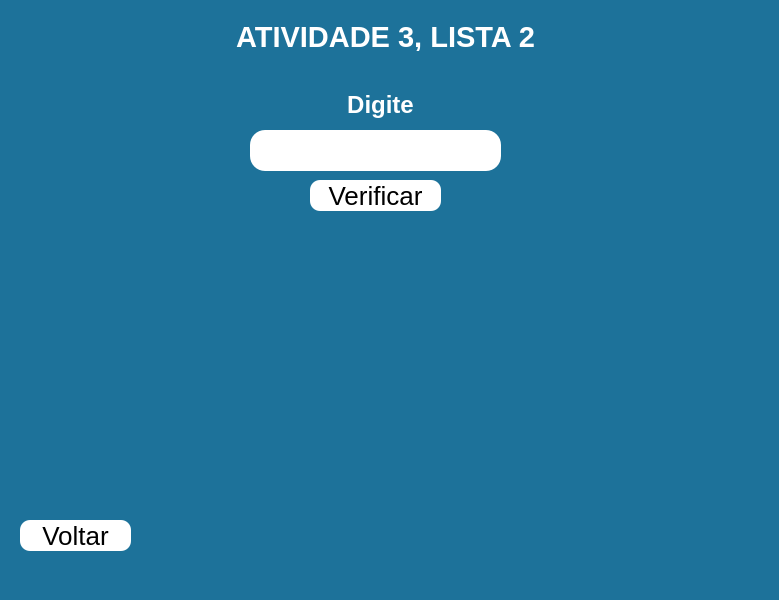
<?xml version="1.0" encoding="UTF-8"?>
<ui version="4.0">
 <class>MainWindow</class>
 <widget class="QMainWindow" name="MainWindow">
  <property name="geometry">
   <rect>
    <x>0</x>
    <y>0</y>
    <width>779</width>
    <height>600</height>
   </rect>
  </property>
  <property name="windowTitle">
   <string>MainWindow</string>
  </property>
  <property name="styleSheet">
   <string notr="true">background-color: rgb(29, 114, 154);</string>
  </property>
  <widget class="QWidget" name="centralwidget">
   <widget class="QLabel" name="label">
    <property name="geometry">
     <rect>
      <x>160</x>
      <y>20</y>
      <width>451</width>
      <height>31</height>
     </rect>
    </property>
    <property name="text">
     <string>&lt;html&gt;&lt;head/&gt;&lt;body&gt;&lt;p align=&quot;center&quot;&gt;&lt;span style=&quot; font-size:22pt; font-weight:600; color:#ffffff;&quot;&gt;ATIVIDADE 3, LISTA 2&lt;/span&gt;&lt;/p&gt;&lt;/body&gt;&lt;/html&gt;</string>
    </property>
   </widget>
   <widget class="QPushButton" name="btnVoltar">
    <property name="geometry">
     <rect>
      <x>20</x>
      <y>520</y>
      <width>111</width>
      <height>31</height>
     </rect>
    </property>
    <property name="styleSheet">
     <string notr="true">background-color: rgb(255, 255, 255);
border-radius:10px;
font-size:26px;</string>
    </property>
    <property name="text">
     <string comment="20">Voltar</string>
    </property>
   </widget>
   <widget class="QLabel" name="label_2">
    <property name="geometry">
     <rect>
      <x>230</x>
      <y>60</y>
      <width>301</width>
      <height>91</height>
     </rect>
    </property>
    <property name="text">
     <string>&lt;html&gt;&lt;head/&gt;&lt;body&gt;&lt;p align=&quot;center&quot;&gt;&lt;span style=&quot; font-size:18pt; font-weight:600; color:#ffffff;&quot;&gt;Digite&lt;/span&gt;&lt;/p&gt;&lt;/body&gt;&lt;/html&gt;</string>
    </property>
   </widget>
   <widget class="QLineEdit" name="digitaVerificar">
    <property name="geometry">
     <rect>
      <x>250</x>
      <y>130</y>
      <width>251</width>
      <height>41</height>
     </rect>
    </property>
    <property name="styleSheet">
     <string notr="true">background-color: rgb(255, 255, 255);
border-radius:15px;
color:black;
font-size:16px;</string>
    </property>
   </widget>
   <widget class="QPushButton" name="btnVerificar">
    <property name="geometry">
     <rect>
      <x>310</x>
      <y>180</y>
      <width>131</width>
      <height>31</height>
     </rect>
    </property>
    <property name="styleSheet">
     <string notr="true">background-color: rgb(255, 255, 255);
border-radius:10px;
font-size:26px;</string>
    </property>
    <property name="text">
     <string comment="20">Verificar</string>
    </property>
   </widget>
   <widget class="QLabel" name="resposta">
    <property name="geometry">
     <rect>
      <x>220</x>
      <y>250</y>
      <width>481</width>
      <height>71</height>
     </rect>
    </property>
    <property name="text">
     <string>&lt;html&gt;&lt;head/&gt;&lt;body&gt;&lt;p align=&quot;center&quot;&gt;&lt;br/&gt;&lt;/p&gt;&lt;/body&gt;&lt;/html&gt;</string>
    </property>
   </widget>
  </widget>
 </widget>
 <resources/>
 <connections/>
</ui>
